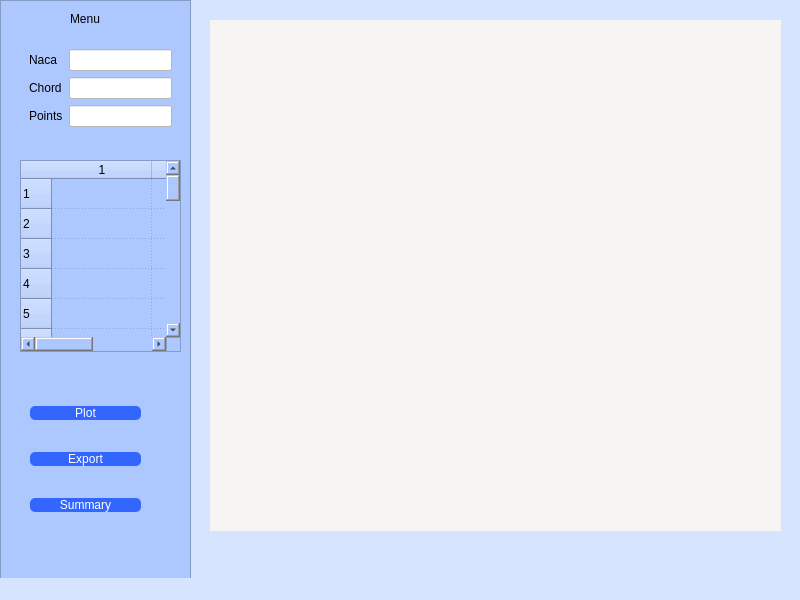
<?xml version="1.0" encoding="UTF-8"?>
<ui version="4.0">
 <class>MainWindow</class>
 <widget class="QMainWindow" name="MainWindow">
  <property name="geometry">
   <rect>
    <x>0</x>
    <y>0</y>
    <width>800</width>
    <height>600</height>
   </rect>
  </property>
  <property name="windowTitle">
   <string>Airfoil generator</string>
  </property>
  <property name="styleSheet">
   <string notr="true">background-color: rgb(214, 228, 255);</string>
  </property>
  <widget class="QWidget" name="centralwidget">
   <widget class="QFrame" name="frame">
    <property name="geometry">
     <rect>
      <x>0</x>
      <y>0</y>
      <width>191</width>
      <height>611</height>
     </rect>
    </property>
    <property name="styleSheet">
     <string notr="true">background-color: rgb(173, 200, 255);</string>
    </property>
    <property name="frameShape">
     <enum>QFrame::StyledPanel</enum>
    </property>
    <property name="frameShadow">
     <enum>QFrame::Raised</enum>
    </property>
    <widget class="QFrame" name="formFrame">
     <property name="geometry">
      <rect>
       <x>20</x>
       <y>40</y>
       <width>161</width>
       <height>101</height>
      </rect>
     </property>
     <layout class="QFormLayout" name="formLayout">
      <item row="0" column="0">
       <widget class="QLabel" name="nacalabel">
        <property name="text">
         <string>Naca</string>
        </property>
       </widget>
      </item>
      <item row="0" column="1">
       <widget class="QLineEdit" name="nacaInput">
        <property name="styleSheet">
         <string notr="true">background-color: rgb(255, 255, 255);</string>
        </property>
       </widget>
      </item>
      <item row="1" column="0">
       <widget class="QLabel" name="chordlabel">
        <property name="text">
         <string>Chord</string>
        </property>
       </widget>
      </item>
      <item row="1" column="1">
       <widget class="QLineEdit" name="chordInput">
        <property name="styleSheet">
         <string notr="true">background-color: rgb(255, 255, 255);</string>
        </property>
       </widget>
      </item>
      <item row="2" column="0">
       <widget class="QLabel" name="pointslabel">
        <property name="text">
         <string>Points</string>
        </property>
       </widget>
      </item>
      <item row="2" column="1">
       <widget class="QLineEdit" name="pointsInput">
        <property name="styleSheet">
         <string notr="true">background-color: rgb(255, 255, 255);</string>
        </property>
       </widget>
      </item>
     </layout>
    </widget>
    <widget class="QTableWidget" name="coordinatesTable">
     <property name="geometry">
      <rect>
       <x>20</x>
       <y>160</y>
       <width>161</width>
       <height>192</height>
      </rect>
     </property>
     <property name="autoFillBackground">
      <bool>false</bool>
     </property>
     <property name="gridStyle">
      <enum>Qt::DotLine</enum>
     </property>
     <property name="rowCount">
      <number>1000</number>
     </property>
     <property name="columnCount">
      <number>2</number>
     </property>
     <attribute name="horizontalHeaderShowSortIndicator" stdset="0">
      <bool>true</bool>
     </attribute>
     <attribute name="horizontalHeaderStretchLastSection">
      <bool>false</bool>
     </attribute>
     <row/>
     <row/>
     <row/>
     <row/>
     <row/>
     <row/>
     <row/>
     <row/>
     <row/>
     <row/>
     <row/>
     <row/>
     <row/>
     <row/>
     <row/>
     <row/>
     <row/>
     <row/>
     <row/>
     <row/>
     <row/>
     <row/>
     <row/>
     <row/>
     <row/>
     <row/>
     <row/>
     <row/>
     <row/>
     <row/>
     <row/>
     <row/>
     <row/>
     <row/>
     <row/>
     <row/>
     <row/>
     <row/>
     <row/>
     <row/>
     <row/>
     <row/>
     <row/>
     <row/>
     <row/>
     <row/>
     <row/>
     <row/>
     <row/>
     <row/>
     <row/>
     <row/>
     <row/>
     <row/>
     <row/>
     <row/>
     <row/>
     <row/>
     <row/>
     <row/>
     <row/>
     <row/>
     <row/>
     <row/>
     <row/>
     <row/>
     <row/>
     <row/>
     <row/>
     <row/>
     <row/>
     <row/>
     <row/>
     <row/>
     <row/>
     <row/>
     <row/>
     <row/>
     <row/>
     <row/>
     <row/>
     <row/>
     <row/>
     <row/>
     <row/>
     <row/>
     <row/>
     <row/>
     <row/>
     <row/>
     <row/>
     <row/>
     <row/>
     <row/>
     <row/>
     <row/>
     <row/>
     <row/>
     <row/>
     <row/>
     <row/>
     <row/>
     <row/>
     <row/>
     <row/>
     <row/>
     <row/>
     <row/>
     <row/>
     <row/>
     <row/>
     <row/>
     <row/>
     <row/>
     <row/>
     <row/>
     <row/>
     <row/>
     <row/>
     <row/>
     <row/>
     <row/>
     <row/>
     <row/>
     <row/>
     <row/>
     <row/>
     <row/>
     <row/>
     <row/>
     <row/>
     <row/>
     <row/>
     <row/>
     <row/>
     <row/>
     <row/>
     <row/>
     <row/>
     <row/>
     <row/>
     <row/>
     <row/>
     <row/>
     <row/>
     <row/>
     <row/>
     <row/>
     <row/>
     <row/>
     <row/>
     <row/>
     <row/>
     <row/>
     <row/>
     <row/>
     <row/>
     <row/>
     <row/>
     <row/>
     <row/>
     <row/>
     <row/>
     <row/>
     <row/>
     <row/>
     <row/>
     <row/>
     <row/>
     <row/>
     <row/>
     <row/>
     <row/>
     <row/>
     <row/>
     <row/>
     <row/>
     <row/>
     <row/>
     <row/>
     <row/>
     <row/>
     <row/>
     <row/>
     <row/>
     <row/>
     <row/>
     <row/>
     <row/>
     <row/>
     <row/>
     <row/>
     <row/>
     <row/>
     <row/>
     <row/>
     <row/>
     <row/>
     <row/>
     <row/>
     <row/>
     <row/>
     <row/>
     <row/>
     <row/>
     <row/>
     <row/>
     <row/>
     <row/>
     <row/>
     <row/>
     <row/>
     <row/>
     <row/>
     <row/>
     <row/>
     <row/>
     <row/>
     <row/>
     <row/>
     <row/>
     <row/>
     <row/>
     <row/>
     <row/>
     <row/>
     <row/>
     <row/>
     <row/>
     <row/>
     <row/>
     <row/>
     <row/>
     <row/>
     <row/>
     <row/>
     <row/>
     <row/>
     <row/>
     <row/>
     <row/>
     <row/>
     <row/>
     <row/>
     <row/>
     <row/>
     <row/>
     <row/>
     <row/>
     <row/>
     <row/>
     <row/>
     <row/>
     <row/>
     <row/>
     <row/>
     <row/>
     <row/>
     <row/>
     <row/>
     <row/>
     <row/>
     <row/>
     <row/>
     <row/>
     <row/>
     <row/>
     <row/>
     <row/>
     <row/>
     <row/>
     <row/>
     <row/>
     <row/>
     <row/>
     <row/>
     <row/>
     <row/>
     <row/>
     <row/>
     <row/>
     <row/>
     <row/>
     <row/>
     <row/>
     <row/>
     <row/>
     <row/>
     <row/>
     <row/>
     <row/>
     <row/>
     <row/>
     <row/>
     <row/>
     <row/>
     <row/>
     <row/>
     <row/>
     <row/>
     <row/>
     <row/>
     <row/>
     <row/>
     <row/>
     <row/>
     <row/>
     <row/>
     <row/>
     <row/>
     <row/>
     <row/>
     <row/>
     <row/>
     <row/>
     <row/>
     <row/>
     <row/>
     <row/>
     <row/>
     <row/>
     <row/>
     <row/>
     <row/>
     <row/>
     <row/>
     <row/>
     <row/>
     <row/>
     <row/>
     <row/>
     <row/>
     <row/>
     <row/>
     <row/>
     <row/>
     <row/>
     <row/>
     <row/>
     <row/>
     <row/>
     <row/>
     <row/>
     <row/>
     <row/>
     <row/>
     <row/>
     <row/>
     <row/>
     <row/>
     <row/>
     <row/>
     <row/>
     <row/>
     <row/>
     <row/>
     <row/>
     <row/>
     <row/>
     <row/>
     <row/>
     <row/>
     <row/>
     <row/>
     <row/>
     <row/>
     <row/>
     <row/>
     <row/>
     <row/>
     <row/>
     <row/>
     <row/>
     <row/>
     <row/>
     <row/>
     <row/>
     <row/>
     <row/>
     <row/>
     <row/>
     <row/>
     <row/>
     <row/>
     <row/>
     <row/>
     <row/>
     <row/>
     <row/>
     <row/>
     <row/>
     <row/>
     <row/>
     <row/>
     <row/>
     <row/>
     <row/>
     <row/>
     <row/>
     <row/>
     <row/>
     <row/>
     <row/>
     <row/>
     <row/>
     <row/>
     <row/>
     <row/>
     <row/>
     <row/>
     <row/>
     <row/>
     <row/>
     <row/>
     <row/>
     <row/>
     <row/>
     <row/>
     <row/>
     <row/>
     <row/>
     <row/>
     <row/>
     <row/>
     <row/>
     <row/>
     <row/>
     <row/>
     <row/>
     <row/>
     <row/>
     <row/>
     <row/>
     <row/>
     <row/>
     <row/>
     <row/>
     <row/>
     <row/>
     <row/>
     <row/>
     <row/>
     <row/>
     <row/>
     <row/>
     <row/>
     <row/>
     <row/>
     <row/>
     <row/>
     <row/>
     <row/>
     <row/>
     <row/>
     <row/>
     <row/>
     <row/>
     <row/>
     <row/>
     <row/>
     <row/>
     <row/>
     <row/>
     <row/>
     <row/>
     <row/>
     <row/>
     <row/>
     <row/>
     <row/>
     <row/>
     <row/>
     <row/>
     <row/>
     <row/>
     <row/>
     <row/>
     <row/>
     <row/>
     <row/>
     <row/>
     <row/>
     <row/>
     <row/>
     <row/>
     <row/>
     <row/>
     <row/>
     <row/>
     <row/>
     <row/>
     <row/>
     <row/>
     <row/>
     <row/>
     <row/>
     <row/>
     <row/>
     <row/>
     <row/>
     <row/>
     <row/>
     <row/>
     <row/>
     <row/>
     <row/>
     <row/>
     <row/>
     <row/>
     <row/>
     <row/>
     <row/>
     <row/>
     <row/>
     <row/>
     <row/>
     <row/>
     <row/>
     <row/>
     <row/>
     <row/>
     <row/>
     <row/>
     <row/>
     <row/>
     <row/>
     <row/>
     <row/>
     <row/>
     <row/>
     <row/>
     <row/>
     <row/>
     <row/>
     <row/>
     <row/>
     <row/>
     <row/>
     <row/>
     <row/>
     <row/>
     <row/>
     <row/>
     <row/>
     <row/>
     <row/>
     <row/>
     <row/>
     <row/>
     <row/>
     <row/>
     <row/>
     <row/>
     <row/>
     <row/>
     <row/>
     <row/>
     <row/>
     <row/>
     <row/>
     <row/>
     <row/>
     <row/>
     <row/>
     <row/>
     <row/>
     <row/>
     <row/>
     <row/>
     <row/>
     <row/>
     <row/>
     <row/>
     <row/>
     <row/>
     <row/>
     <row/>
     <row/>
     <row/>
     <row/>
     <row/>
     <row/>
     <row/>
     <row/>
     <row/>
     <row/>
     <row/>
     <row/>
     <row/>
     <row/>
     <row/>
     <row/>
     <row/>
     <row/>
     <row/>
     <row/>
     <row/>
     <row/>
     <row/>
     <row/>
     <row/>
     <row/>
     <row/>
     <row/>
     <row/>
     <row/>
     <row/>
     <row/>
     <row/>
     <row/>
     <row/>
     <row/>
     <row/>
     <row/>
     <row/>
     <row/>
     <row/>
     <row/>
     <row/>
     <row/>
     <row/>
     <row/>
     <row/>
     <row/>
     <row/>
     <row/>
     <row/>
     <row/>
     <row/>
     <row/>
     <row/>
     <row/>
     <row/>
     <row/>
     <row/>
     <row/>
     <row/>
     <row/>
     <row/>
     <row/>
     <row/>
     <row/>
     <row/>
     <row/>
     <row/>
     <row/>
     <row/>
     <row/>
     <row/>
     <row/>
     <row/>
     <row/>
     <row/>
     <row/>
     <row/>
     <row/>
     <row/>
     <row/>
     <row/>
     <row/>
     <row/>
     <row/>
     <row/>
     <row/>
     <row/>
     <row/>
     <row/>
     <row/>
     <row/>
     <row/>
     <row/>
     <row/>
     <row/>
     <row/>
     <row/>
     <row/>
     <row/>
     <row/>
     <row/>
     <row/>
     <row/>
     <row/>
     <row/>
     <row/>
     <row/>
     <row/>
     <row/>
     <row/>
     <row/>
     <row/>
     <row/>
     <row/>
     <row/>
     <row/>
     <row/>
     <row/>
     <row/>
     <row/>
     <row/>
     <row/>
     <row/>
     <row/>
     <row/>
     <row/>
     <row/>
     <row/>
     <row/>
     <row/>
     <row/>
     <row/>
     <row/>
     <row/>
     <row/>
     <row/>
     <row/>
     <row/>
     <row/>
     <row/>
     <row/>
     <row/>
     <row/>
     <row/>
     <row/>
     <row/>
     <row/>
     <row/>
     <row/>
     <row/>
     <row/>
     <row/>
     <row/>
     <row/>
     <row/>
     <row/>
     <row/>
     <row/>
     <row/>
     <row/>
     <row/>
     <row/>
     <row/>
     <row/>
     <row/>
     <row/>
     <row/>
     <row/>
     <row/>
     <row/>
     <row/>
     <row/>
     <row/>
     <row/>
     <row/>
     <row/>
     <row/>
     <row/>
     <row/>
     <row/>
     <row/>
     <row/>
     <row/>
     <row/>
     <row/>
     <row/>
     <row/>
     <row/>
     <row/>
     <row/>
     <row/>
     <row/>
     <row/>
     <row/>
     <row/>
     <row/>
     <row/>
     <row/>
     <row/>
     <row/>
     <row/>
     <row/>
     <row/>
     <row/>
     <row/>
     <row/>
     <row/>
     <row/>
     <row/>
     <row/>
     <row/>
     <row/>
     <row/>
     <row/>
     <row/>
     <row/>
     <row/>
     <row/>
     <row/>
     <row/>
     <row/>
     <row/>
     <row/>
     <row/>
     <row/>
     <row/>
     <row/>
     <row/>
     <row/>
     <row/>
     <row/>
     <row/>
     <row/>
     <row/>
     <row/>
     <row/>
     <row/>
     <row/>
     <row/>
     <row/>
     <row/>
     <row/>
     <row/>
     <row/>
     <row/>
     <row/>
     <row/>
     <row/>
     <row/>
     <row/>
     <row/>
     <row/>
     <row/>
     <row/>
     <row/>
     <row/>
     <row/>
     <row/>
     <row/>
     <row/>
     <row/>
     <row/>
     <row/>
     <row/>
     <row/>
     <row/>
     <row/>
     <row/>
     <row/>
     <row/>
     <row/>
     <row/>
     <row/>
     <row/>
     <row/>
     <row/>
     <row/>
     <row/>
     <row/>
     <row/>
     <row/>
     <row/>
     <row/>
     <row/>
     <row/>
     <row/>
     <row/>
     <row/>
     <row/>
     <row/>
     <row/>
     <row/>
     <row/>
     <row/>
     <row/>
     <row/>
     <row/>
     <row/>
     <row/>
     <row/>
     <row/>
     <row/>
     <row/>
     <row/>
     <row/>
     <row/>
     <row/>
     <row/>
     <row/>
     <row/>
     <row/>
     <row/>
     <row/>
     <row/>
     <row/>
     <row/>
     <row/>
     <row/>
     <row/>
     <row/>
     <row/>
     <row/>
     <row/>
     <row/>
     <row/>
     <row/>
     <row/>
     <row/>
     <row/>
     <row/>
     <row/>
     <row/>
     <row/>
     <row/>
     <row/>
     <row/>
     <row/>
     <row/>
     <row/>
     <row/>
     <row/>
     <row/>
     <row/>
     <row/>
     <row/>
     <row/>
     <row/>
     <row/>
     <row/>
     <row/>
     <row/>
     <row/>
     <row/>
     <row/>
     <row/>
     <row/>
     <row/>
     <row/>
     <row/>
     <row/>
     <row/>
     <row/>
     <row/>
     <row/>
     <row/>
     <row/>
     <row/>
     <row/>
     <row/>
     <row/>
     <row/>
     <row/>
     <row/>
     <row/>
     <row/>
     <row/>
     <row/>
     <row/>
     <row/>
     <row/>
     <row/>
     <row/>
     <row/>
     <row/>
     <row/>
     <row/>
     <row/>
     <row/>
     <row/>
     <row/>
     <row/>
     <row/>
     <row/>
     <row/>
     <row/>
     <row/>
     <row/>
     <row/>
     <row/>
     <row/>
     <row/>
     <row/>
     <row/>
     <row/>
     <row/>
     <row/>
     <row/>
     <row/>
     <row/>
     <row/>
     <row/>
     <row/>
     <row/>
     <row/>
     <row/>
     <row/>
     <row/>
     <row/>
     <row/>
     <row/>
     <row/>
     <row/>
     <column/>
     <column/>
    </widget>
    <widget class="QWidget" name="verticalLayoutWidget">
     <property name="geometry">
      <rect>
       <x>30</x>
       <y>380</y>
       <width>111</width>
       <height>161</height>
      </rect>
     </property>
     <layout class="QVBoxLayout" name="verticalLayout">
      <item>
       <widget class="QPushButton" name="plotButton">
        <property name="styleSheet">
         <string notr="true">background-color: rgb(51, 102, 255);
border-radius: 5px;
color: white;
</string>
        </property>
        <property name="text">
         <string>Plot</string>
        </property>
       </widget>
      </item>
      <item>
       <widget class="QPushButton" name="exportButton">
        <property name="styleSheet">
         <string notr="true">background-color: rgb(51, 102, 255);
border-radius: 5px;
color: white;
</string>
        </property>
        <property name="text">
         <string>Export</string>
        </property>
       </widget>
      </item>
      <item>
       <widget class="QPushButton" name="summButton">
        <property name="styleSheet">
         <string notr="true">border-radius: 5px;
background-color: rgb(51, 102, 255);
color: rgb(255, 255, 255);</string>
        </property>
        <property name="text">
         <string>Summary</string>
        </property>
       </widget>
      </item>
     </layout>
    </widget>
    <widget class="QLabel" name="label">
     <property name="geometry">
      <rect>
       <x>70</x>
       <y>10</y>
       <width>67</width>
       <height>17</height>
      </rect>
     </property>
     <property name="text">
      <string>Menu</string>
     </property>
    </widget>
   </widget>
   <widget class="DrawingWindow" name="widget" native="true">
    <property name="geometry">
     <rect>
      <x>210</x>
      <y>20</y>
      <width>571</width>
      <height>511</height>
     </rect>
    </property>
    <property name="styleSheet">
     <string notr="true">background-color: rgb(246, 245, 244);</string>
    </property>
   </widget>
  </widget>
  <widget class="QStatusBar" name="statusbar"/>
 </widget>
 <customwidgets>
  <customwidget>
   <class>DrawingWindow</class>
   <extends>QWidget</extends>
   <header>drawing</header>
   <container>1</container>
  </customwidget>
 </customwidgets>
 <resources/>
 <connections/>
</ui>
